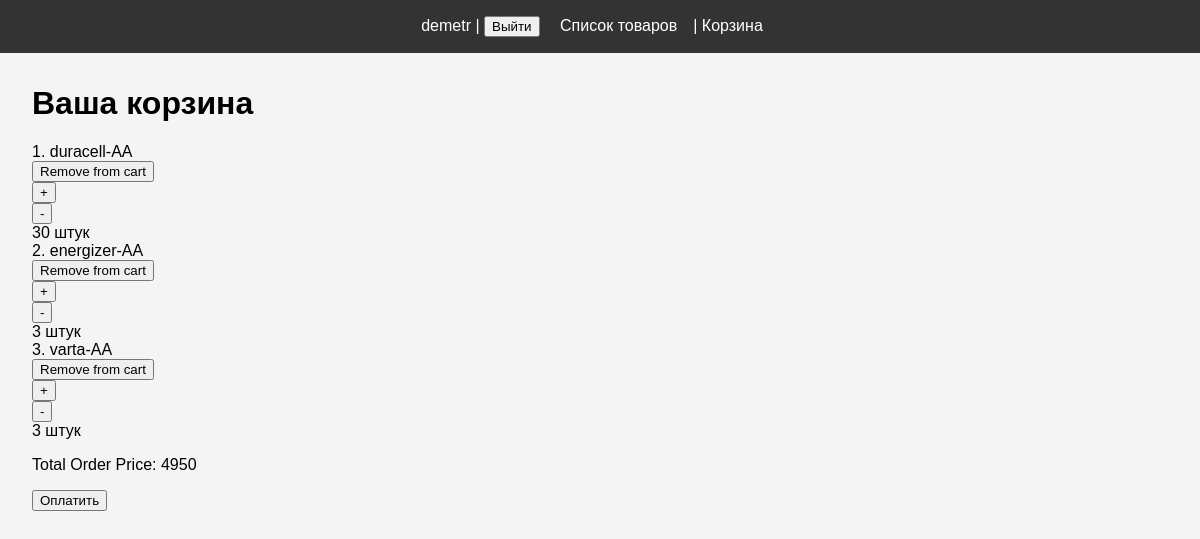
The app's page /cart/ (signed in), older data.
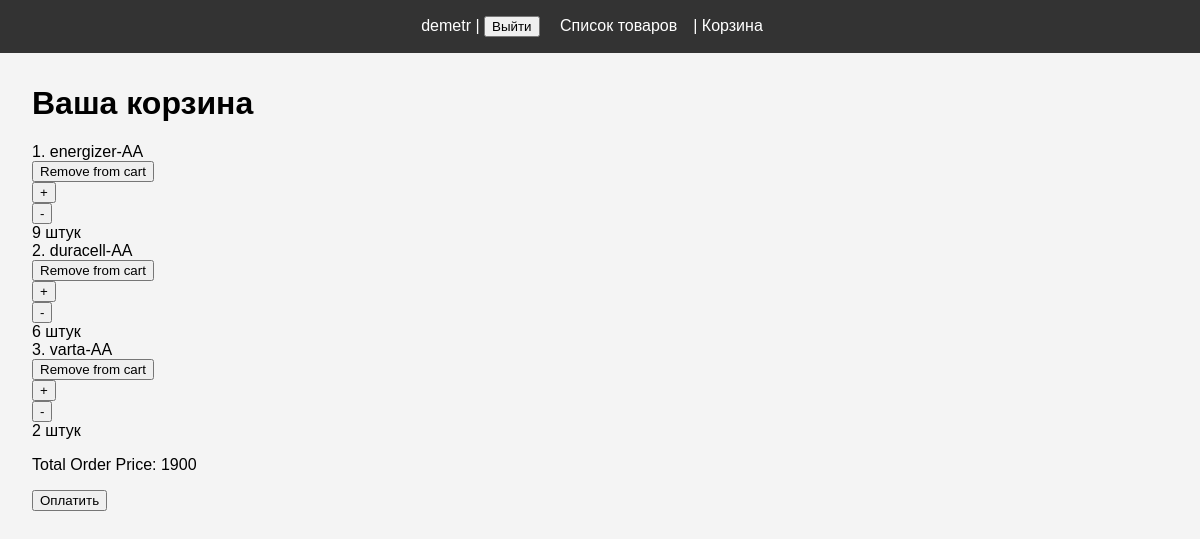
The same page, newer data.
### shopping/models.py (models this page shows, shortened)
class OrderItem(models.Model):
    order = models.ForeignKey(Order, on_delete=models.CASCADE, verbose_name='Заказ', related_name='items')
    product = models.ForeignKey(Product, on_delete=models.CASCADE, verbose_name='Товар')
    quantity = models.PositiveIntegerField(default=1, verbose_name='Количество')

### shopping/views.py (the view)
# urls.py: path('cart/', display_cart, name='display_cart'),
def display_cart(request):
    try:
        orderitems, total_order_price = get_order_details(request)
    except Http404:
        return render(request, 'empty_cart.html', {'message': 'Your cart is empty'})
    return render(request, 'cart_page.html',
                  {'orderitems': orderitems, 'total_order_price': total_order_price})

### shopping/models.py (called while the page is built)
    def get_total(self):
        return self.items.aggregate(total=Sum(F('product__price') * F('quantity')))['total'] or 0

### shopping/services/order_services.py (called while the page is built)
def get_order_details(request):
    if request.user.is_authenticated:
        order = get_object_or_404(Order.objects.filter(status=Order.CREATED).select_related('user'), user=request.user)
    else:
        order_key = request.session.session_key
        if not order_key:
            raise Http404
        order = get_object_or_404(Order.objects.filter(status=Order.CREATED), session_key=order_key)
    orderitems = order.items.select_related('product').values('id', 'product__id', 'product__name', 'product__price',
                                                              'quantity')
    total_order_price = order.get_total()
    return orderitems, total_order_price

### shopping/templates/cart_page.html
{% extends "base.html" %}
{% block content %}
{% include "actual_cart.html" %}
{% endblock %}

### shopping/templates/actual_cart.html (shortened to what this page needs)
<div id="cart">
    <h1>Ваша корзина</h1>
  {% for item in orderitems %}
    <div class="orderitem">
      <span class="order-counter">{{ forloop.counter }}.</span>
      <span class="product__name">{{ item.product__name  }}</span>
        <form class="remove-from-cart-form"
              hx-delete="{% url 'remove_from_cart' item.id %}"
              hx-trigger="submit"
              hx-target="#cart"
              hx-swap="innerHTML">
          <button type="submit" class="remove-from-cart-button">Remove from cart</button>
        </form>
        <form class="add-to-cart-form"
              hx-post="{% url 'add_product_to_cart_div' item.product__id %}"
              hx-trigger="submit"
              hx-target="#cart"
              hx-swap="innerHTML">
          <button type="submit" class="add-to-cart-button">+</button>
        </form>
        <form class="decrease-product-amount-form"
              hx-post="{% url 'decrease_product_cart_div' item.product__id %}"
              hx-trigger="submit"
              hx-target="#cart"
              hx-swap="innerHTML">
          <button type="submit" class="decrease-product-amount-form">-</button>
        </form>
      <span class="total_quantity ">{{ item.quantity }} штук</span>
    </div>
  {% endfor %}
  <p>Total Order Price: {{ total_order_price }}</p>
  <form action="{% url 'pay_for_order' %}" method="post" style="display: inline;">
      <button type="submit">Оплатить</button>
  </form>
</div>

Row changes from the older to the newer data that the page shows:
removed OrderItem: product__name "duracell-AA", quantity "30"
removed OrderItem: product__name "energizer-AA", quantity "3"
removed OrderItem: product__name "varta-AA", quantity "3"
added OrderItem: product__name "energizer-AA", quantity "9"
added OrderItem: product__name "duracell-AA", quantity "6"
added OrderItem: product__name "varta-AA", quantity "2"
Text that changed along with them:
{{ total_order_price }}: "4950" → "1900"
